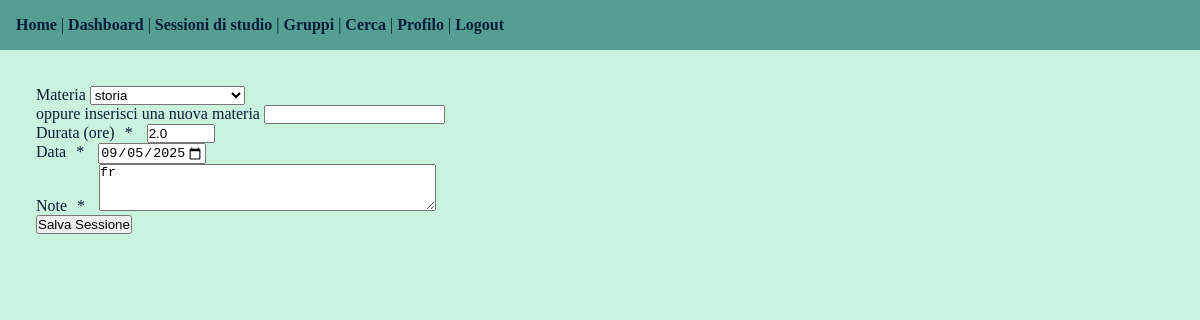
The app's page /study/sessions/2/edit/ (signed in) with its own data.
### study/models.py (models this page shows, shortened)
class StudySession(models.Model):
    user = models.ForeignKey(User, on_delete=models.CASCADE, related_name="study_sessions")
    subject = models.ForeignKey(Subject, on_delete=models.CASCADE,)
    duration = models.DecimalField(max_digits=4, decimal_places=1)
    date = models.DateField()
    notes = models.TextField(max_length=100)
    class Meta:
        ordering= ['-date']

### study/views.py (the view)
# urls.py: path('sessions/<int:pk>/edit/', views.edit_study_session, name='edit_session'),
@login_required
def edit_study_session(request, pk):
    session = get_object_or_404(StudySession, pk=pk, user=request.user)
    if request.method == 'POST':
        form = CreateSessionForm(request.POST, instance=session, user=request.user)
        if form.is_valid():
            print(form.cleaned_data)
            form.save()
            messages.success(request, 'Sessione aggiornata con successo!')
            return redirect('study:session_list')
    else:
        form = CreateSessionForm(instance=session, user=request.user)
    return render(request, 'study/session_form.html', {'form': form, 'title': 'Modifica sessione'})

### study/forms.py (shortened to what this page needs)
class CreateSessionForm(forms.ModelForm):
    subject_input = forms.CharField(max_length=50, required=False, label="oppure inserisci una nuova materia")
    class Meta:
        model = StudySession
        fields = ('subject', 'subject_input', 'duration', 'date', 'notes')
        widgets = {
            'date': forms.DateInput(attrs={'type': 'date', 'max': timezone.now().date()}),
            'duration': forms.NumberInput(attrs={'step': '0.5', 'min': '0.5', 'max': '24'}),
            'subject': forms.Select(attrs={'class':'form-control'}),
            'notes': forms.Textarea(attrs={'rows': 3}),
        }
        labels = {
            'subject': 'Materia',
            'duration': 'Durata (ore)',
            'date': 'Data',
            'notes': 'Note',
        }
    def __init__(self, *args, user=None, **kwargs):
        super().__init__(*args, **kwargs)
        self.user=user
        self.fields['subject'].queryset = Subject.objects.filter(created_by=user)
        self.fields['subject'].required = False
        self.fields['subject'].empty_label = "Seleziona una materia"

### study/models.py (called while the page is built)
    def __str__(self):
        return f"{self.name}"

### study/templates/study/session_form.html (shortened to what this page needs)
{% extends 'dashboard.html' %}
{% load crispy_forms_tags %}
{% block content %}
<div class="dashboard-main">
        <form method="post">
            {{ form|crispy}}
            <button type="submit"> Salva Sessione</button>
        </form>
    </div>
{% endblock %}

### static/css/style.css (style rules this page uses)
* { margin: 0; padding: 0; box-sizing: border-box; }
body { min-height: 100vh; background-color:#c9f3df; color: #091D34; font-size: 1rem; }
span { padding:10px; width:50%; }

### static/css/dashboard.css (style rules this page uses)
.dashboard-main { display:block; padding: 20px; }

### records on screen
StudySession: subject "storia", duration "2.0", date "09/05/2025", notes "fr"
